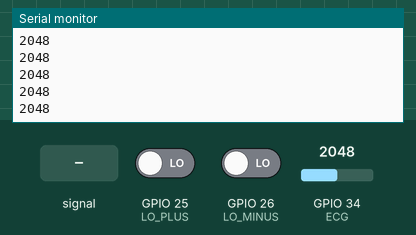
Bench run of a sketch on a simulated ESP32. On the bench: the last lines printed to the serial monitor. Inputs (shaded band) come from the test bench; at power-on: GPIO 34 (ECG) = 2048, GPIO 25 (LO_PLUS) LOW, GPIO 26 (LO_MINUS) LOW.

Above: at 1.2 s.
1.3 s: GPIO 34 (ECG) fed a 200 Hz sine of ±327 counts around its level
At 2.1 s:
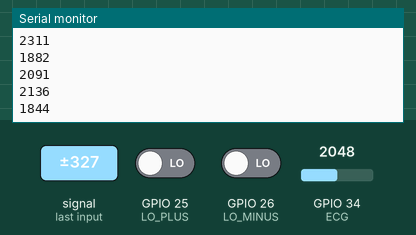
2.8 s: GPIO 34 (ECG) set to 2866
At 3.9 s:
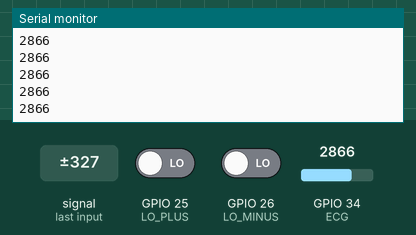
4.3 s: GPIO 25 (LO_PLUS) driven HIGH
Timing chart, 0 to 5.4 s (numbered marks = the images above; inputs shaded):
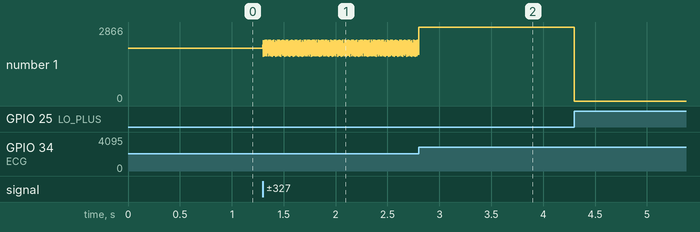

Measured:
- after the input at 1.3 s, the serial monitor: prints a new line at once (image 1)
- plotted number 1: 2048 → 1782 after the input at 1.3 s

The sketch:

example.ino
```cpp
// Samples the AD8232 OUTPUT on ESP32 ADC1 (GPIO34) with 11dB attenuation and prints 0 on lead-off or the 0–4095 ADC value at ~500 Hz.
//
// Buy this module: https://shillehtek.com/products/ecg-electrode-pads-ad8232-5-pack
// Full manual: https://shillehtek.com/blogs/shillehtek-product-manuals/ecg-electrode-pads-ad8232-5-pack-manual
// More examples: https://github.com/shillehbean/shillehtek-examples
//

// OUTPUT -> GPIO 34 (ADC1), LO+ -> GPIO 25, LO- -> GPIO 26
const int ECG = 34, LO_PLUS = 25, LO_MINUS = 26;

void setup() {
  Serial.begin(115200);
  pinMode(LO_PLUS, INPUT);
  pinMode(LO_MINUS, INPUT);
  analogSetPinAttenuation(ECG, ADC_11db);   // full 0-3.3 V range
}

void loop() {
  if (digitalRead(LO_PLUS) || digitalRead(LO_MINUS)) {
    Serial.println(0);
  } else {
    Serial.println(analogRead(ECG));        // 0-4095
  }
  delayMicroseconds(2000);                  // 500 Hz
}
```
